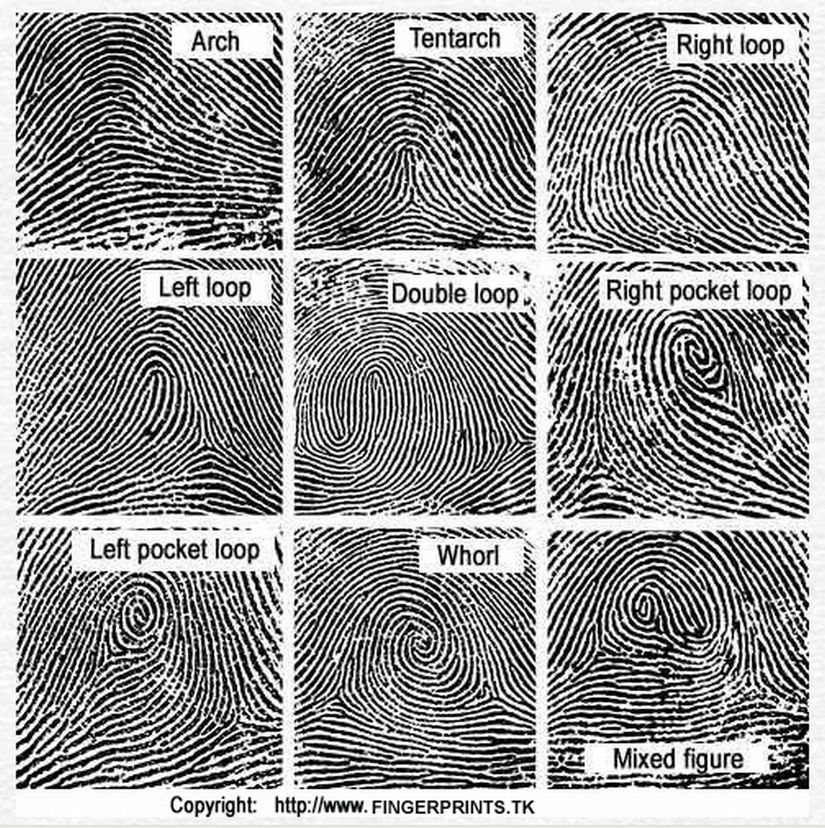
#> input picture OpenCV/images/parmakizi.jpg, 825 x 828 px
$ python thresholding.py
#> lines starting #> are read from the running program, lines starting #| are printed output that depends on the picture; after the words box and inside, x2 and y2 are one past the last pixel; in counts of white or black regions, pixels touching at a corner belong together
# Simple Thresholding
import cv2

image = cv2.imread("images/parmakizi.jpg",0) # Thresholding kullanmak için 0 olmalı
#> image: shape (828, 825); min 0, max 255, mean 146.3

ret,thresh1 = cv2.threshold(image,127,255,cv2.THRESH_BINARY)
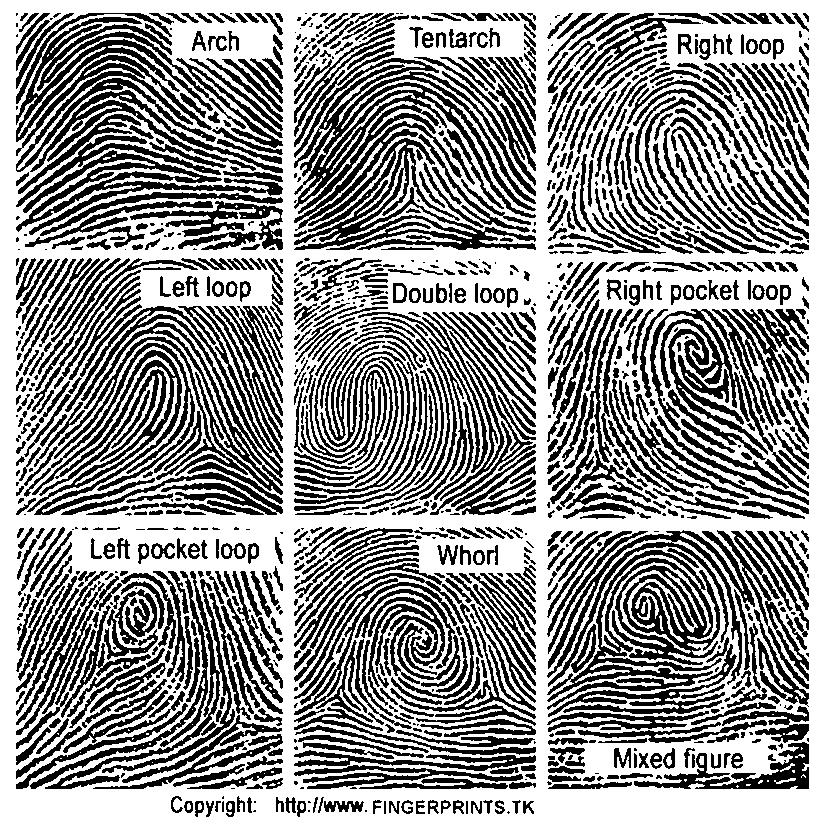
#> thresh1: shape (828, 825); 58.1% white; 1240 black regions (295 under 20 px), largest, box (x1, y1, x2, y2) and area: (294, 58, 536, 218) 9518, (547, 550, 722, 710) 9291, (65, 306, 283, 495) 6835
ret2,thresh2 = cv2.threshold(image,127,255,cv2.THRESH_BINARY_INV)
ret3,thresh3 = cv2.threshold(image,127,255,cv2.THRESH_TRUNC)
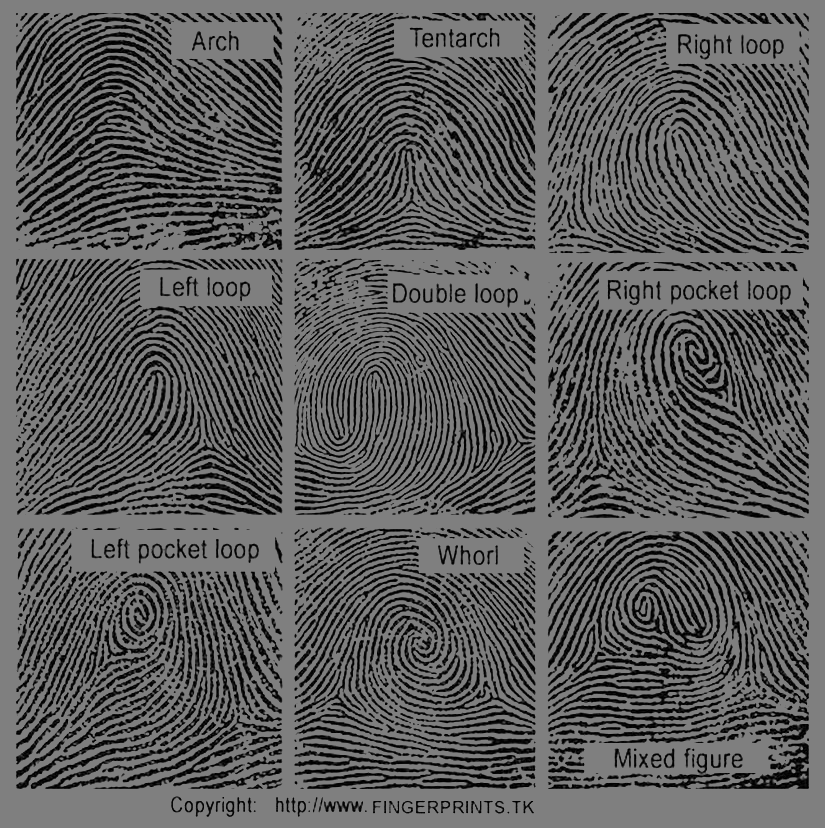
#> thresh3: shape (828, 825); min 0, max 127, mean 91.4
ret4,thresh4 = cv2.threshold(image,127,255,cv2.THRESH_TOZERO)
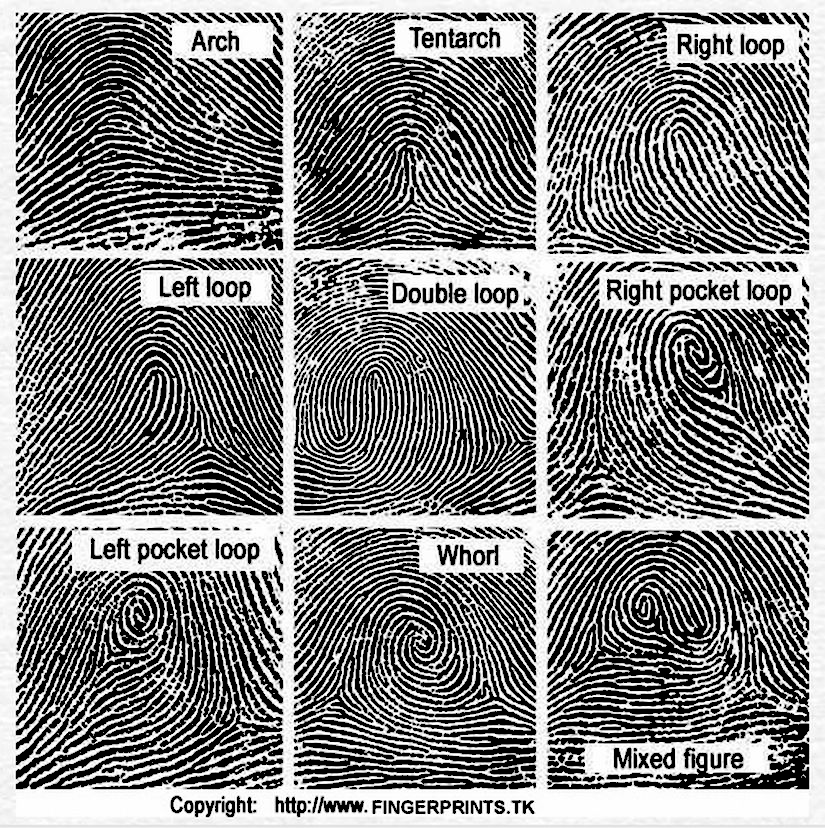
#> thresh4: shape (828, 825); min 0, max 255, mean 128.7
ret5,thresh5 = cv2.threshold(image,127,255,cv2.THRESH_TOZERO_INV)
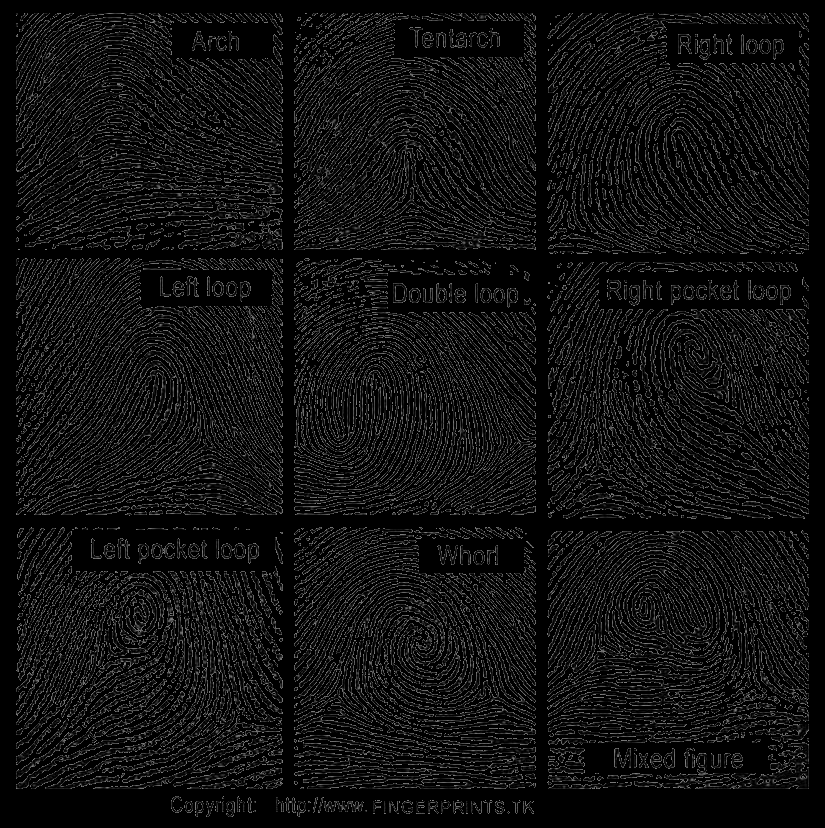
#> thresh5: shape (828, 825); min 0, max 127, mean 17.6

cv2.imshow("original",image)
cv2.imshow("thresh1",thresh1)
cv2.imshow("thresh2",thresh2)
cv2.imshow("thresh3",thresh3)
cv2.imshow("thresh4",thresh4)
cv2.imshow("thresh5",thresh5)

cv2.waitKey(0)
cv2.destroyAllWindows()
